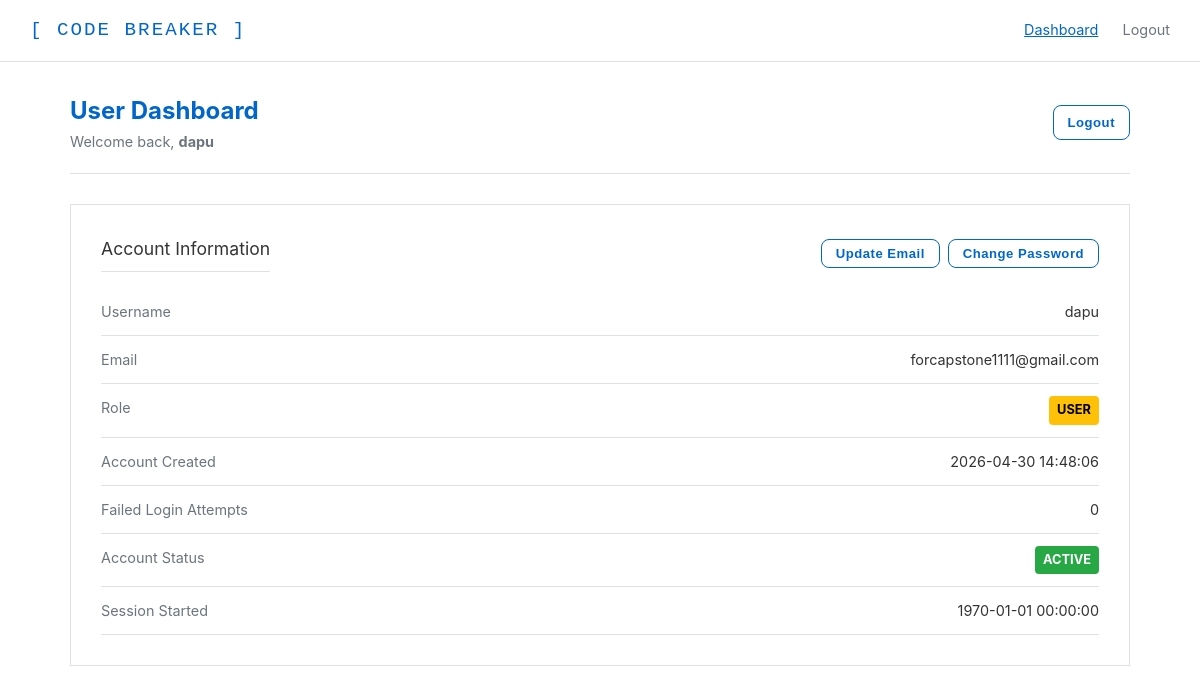
The page /dashboard.php (signed in) on the database its author committed.
### tables this page shows
CREATE TABLE `users` (
  `id` int(11) NOT NULL,
  `username` varchar(50) NOT NULL,
  `email` varchar(255) DEFAULT NULL,
  `otp` varchar(6) DEFAULT NULL,
  `otp_expiration` datetime DEFAULT NULL,
  `password_hash` varchar(255) NOT NULL,
  `role` enum('admin','user') DEFAULT 'user',
  `failed_attempts` int(11) DEFAULT 0,
  `lock_until` datetime DEFAULT NULL,
  `lockout_tier` int(11) NOT NULL DEFAULT 0,
  `created_at` datetime DEFAULT current_timestamp()
);

### db.php (called while the page is built, shortened)
<?php
function cb_lock_until_timestamp($lock_until) {
    if ($lock_until === null || $lock_until === '' || $lock_until === '0000-00-00 00:00:00') {
        return null;
    }
    $t = strtotime((string)$lock_until);
    return $t === false ? null : $t;
}
function cb_user_login_cooldown_active($lock_until) {
    $ts = cb_lock_until_timestamp($lock_until);
    return $ts !== null && $ts > time();
}

### dashboard.php (the view, shortened to what this page needs)
<?php
require_once 'db.php';
$stmt = $conn->prepare('SELECT * FROM users WHERE username = ?');
$stmt->bind_param('s', $_SESSION['username']);
$stmt->execute();
$user = $stmt->get_result()->fetch_assoc();
?>
<!DOCTYPE html>
<html lang="en">
<head>
    <link rel="stylesheet" href="style.css">
</head>
<body>
<div class="navbar">
    <a href="index.php" class="logo">[ CODE BREAKER ]</a>
    <nav>
        <a href="dashboard.php" class="active">Dashboard</a>
        <a href="logout.php">Logout</a>
    </nav>
</div>
<div class="dashboard">
    <div class="dashboard-header">
        <div>
            <h1>User Dashboard</h1>
            <p>Welcome back, <strong><?= htmlspecialchars($user['username']) ?></strong></p>
        </div>
        <a href="logout.php" class="btn btn-outline btn-sm">Logout</a>
    </div>
    <div class="card card-full">
        <div class="card-actions-header">
            <p class="section-title">Account Information</p>
            <div class="btn-group">
                <button type="button" class="btn btn-outline btn-sm"
                        onclick="toggleSection('email-section')">
                    Update Email
                </button>
                <button type="button" class="btn btn-outline btn-sm"
                        onclick="toggleSection('password-section')">
                    Change Password
                </button>
            </div>
        </div>
        <div class="info-row">
            <span class="label">Username</span>
            <span><?= htmlspecialchars($user['username']) ?></span>
        </div>
        <div class="info-row">
            <span class="label">Email</span>
            <span>
                <?php if (!empty($user['email'])): ?>
                    <?= htmlspecialchars($user['email']) ?>
                <?php else: ?>
                    <span class="text-muted-sm">Not set</span>
                <?php endif; ?>
            </span>
        </div>
        <div class="info-row">
            <span class="label">Role</span>
            <span class="badge badge-user"><?= strtoupper($user['role']) ?></span>
        </div>
        <div class="info-row">
            <span class="label">Account Created</span>
            <span><?= $user['created_at'] ?></span>
        </div>
        <div class="info-row">
            <span class="label">Failed Login Attempts</span>
            <span><?= (int)$user['failed_attempts'] ?></span>
        </div>
        <div class="info-row">
            <span class="label">Account Status</span>
            <?php $acct_locked = cb_user_login_cooldown_active($user['lock_until'] ?? null); ?>
            <span class="badge <?= $acct_locked ? 'badge-locked' : 'badge-success' ?>">
                <?= $acct_locked ? 'Locked' : 'Active' ?>
            </span>
        </div>
        <div class="info-row">
            <span class="label">Session Started</span>
            <span><?= date('Y-m-d H:i:s', $_SESSION['loginTime']) ?></span>
        </div>
    </div>
</div>
</body>
</html>

### style.css (style rules this page uses)
:root { --bg: #ffffff; --bg-light: #f8f9fa; --bg-input: #f8f9fa; --border: #dee2e6; --border-light: #e9ecef; --accent: #0066cc; --accent-dim: rgba(0, 102, 204, 0.3); --danger: #dc3545; --success: #28a745; --warning: #ffc107; --text: #333333; --text-muted: #6c757d; --font-main: Arial, sans-serif; --font-mono: 'Courier New', monospace; }
* { margin: 0; padding: 0; box-sizing: border-box; }
body { background-color: var(--bg); color: var(--text); font-family: -apple-system, BlinkMacSystemFont, 'Segoe UI', Roboto, Arial, sans-serif; font-size: 15px; line-height: 1.6; min-height: 100vh; }
.navbar { background: var(--bg); border-bottom: 1px solid var(--border); padding: 15px 30px; display: flex; align-items: center; justify-content: space-between; }
.navbar .logo { font-family: var(--font-mono); font-size: 1.2rem; color: var(--accent); text-decoration: none; letter-spacing: 2px; }
.navbar nav a { color: var(--text-muted); text-decoration: none; margin-left: 20px; font-size: 0.9rem; transition: color 0.2s; }
.navbar nav a:hover, .navbar nav a.active { color: var(--accent); text-decoration: underline; }
.card { background: var(--bg); border: 1px solid var(--border); padding: 30px; width: 100%; max-width: 450px; }
.card-full { max-width: 100%; }
.btn { display: inline-block; padding: 13px 24px; border: none; border-radius: 8px; font-family: var(--font-main); font-size: 0.95rem; font-weight: 600; cursor: pointer; text-decoration: none; transition: all 0.2s; letter-spacing: 0.5px; }
.btn-sm { padding: 6px 14px; font-size: 0.82rem; }
.btn-outline { background: transparent; border: 1px solid var(--accent); color: var(--accent); }
.dashboard { max-width: 1100px; margin: 0 auto; padding: 30px 20px; }
.dashboard-header { display: flex; justify-content: space-between; align-items: center; margin-bottom: 30px; padding-bottom: 20px; border-bottom: 1px solid var(--border); }
.dashboard-header h1 { font-size: 1.5rem; color: var(--accent); }
.dashboard-header p { color: var(--text-muted); font-size: 0.9rem; }
.badge { display: inline-block; padding: 4px 8px; border-radius: 4px; font-size: 0.8rem; font-weight: bold; text-transform: uppercase; }
.badge-user { background: var(--warning); color: #000; }
.badge-success { background: var(--success); color: white; }
.section-title { font-size: 1.1rem; color: var(--text); margin-bottom: 16px; padding-bottom: 8px; border-bottom: 1px solid var(--border); }
.info-row { display: flex; justify-content: space-between; padding: 12px 0; border-bottom: 1px solid var(--border); font-size: 0.9rem; }
.info-row .label { color: var(--text-muted); }
.card-actions-header { display: flex; justify-content: space-between; align-items: center; margin-bottom: 16px; }
.card-actions-header .section-title { margin: 0; }
.btn-group { display: flex; gap: 8px; }

### rows shown on the page
users: username "dapu", email "forcapstone1111@gmail.com", role "USER", created_at "2026-04-30 14:48:06", failed_attempts "0"

### other values the page prints
date('Y-m-d H:i:s', $_SESSION['loginTime']) "1970-01-01 00:00:00"
